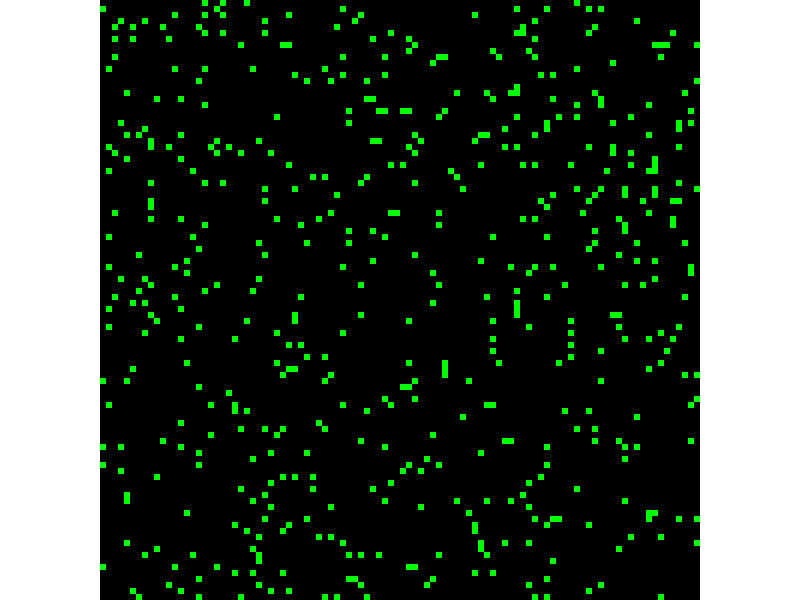
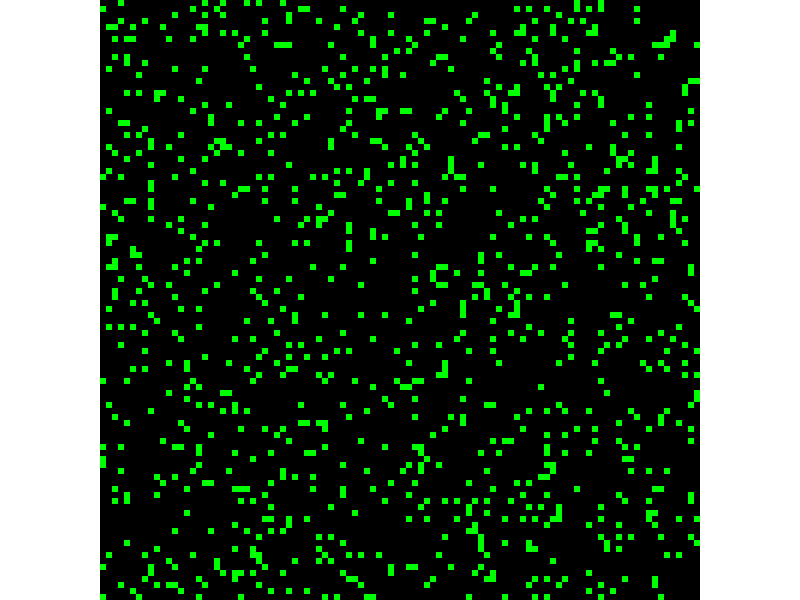
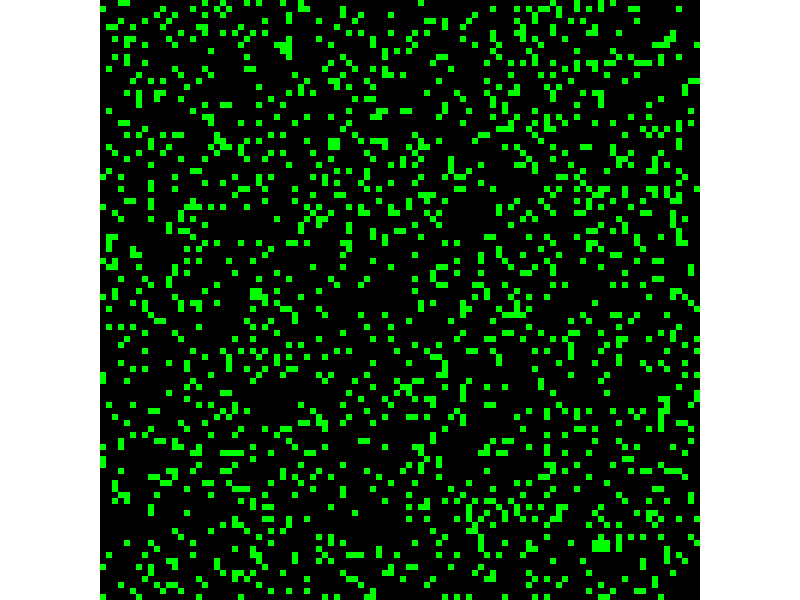
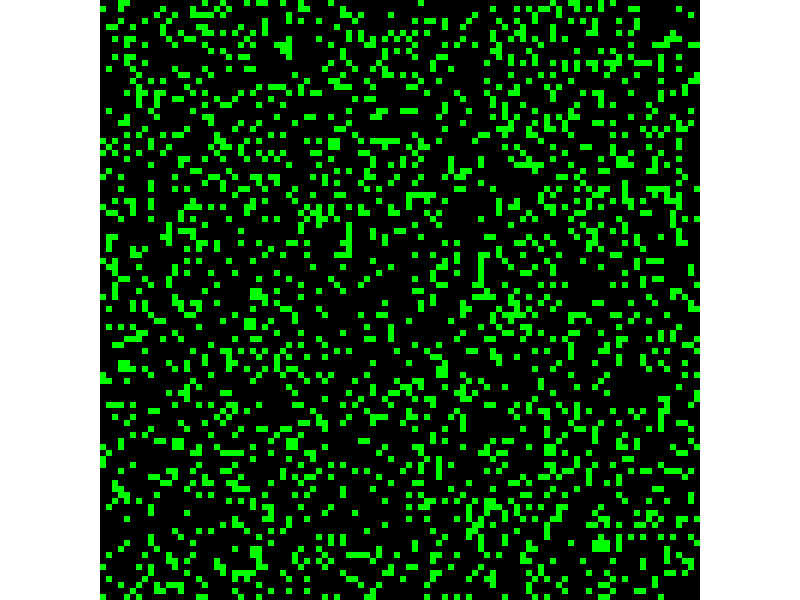
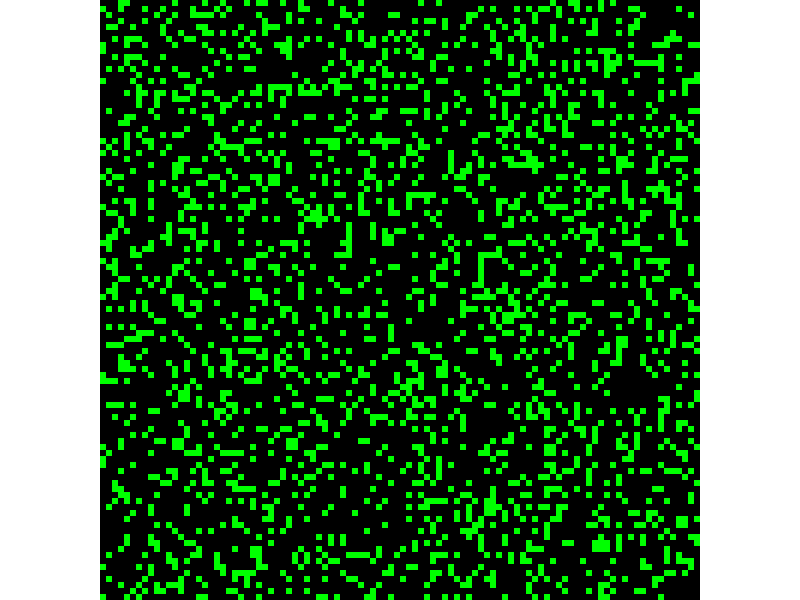
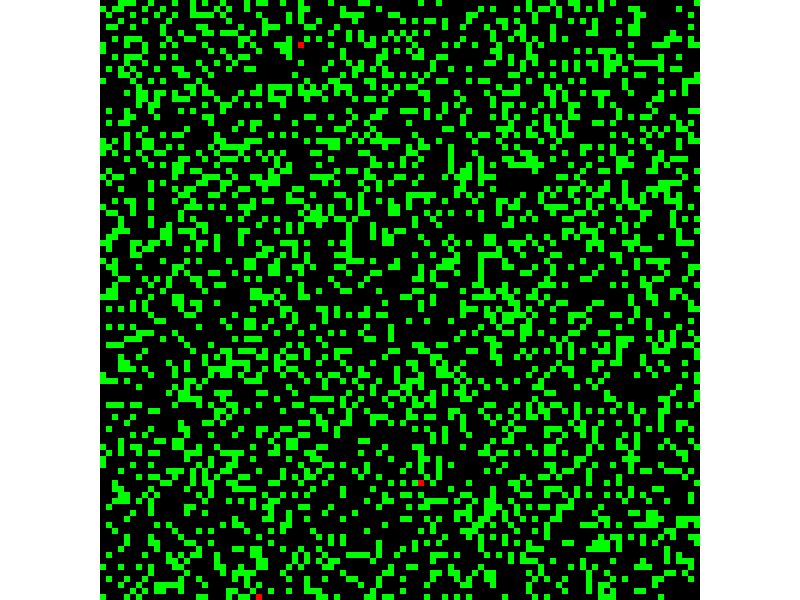
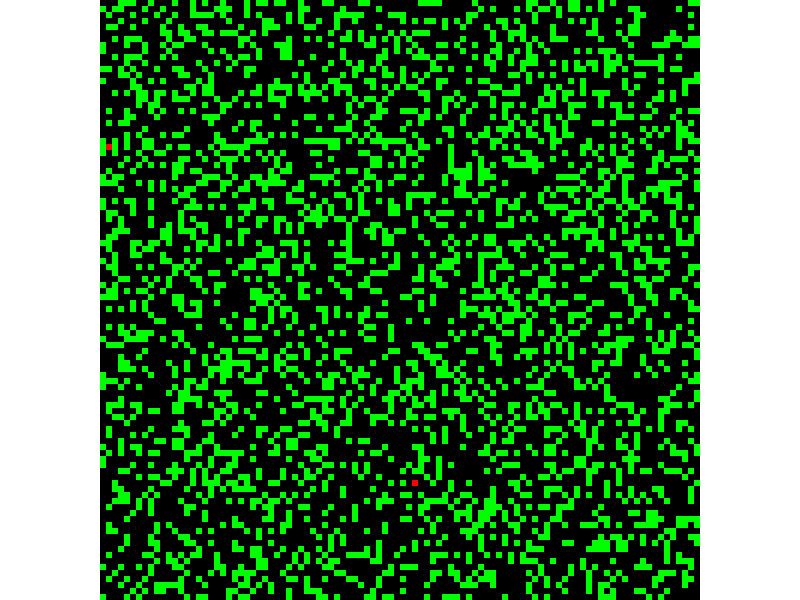
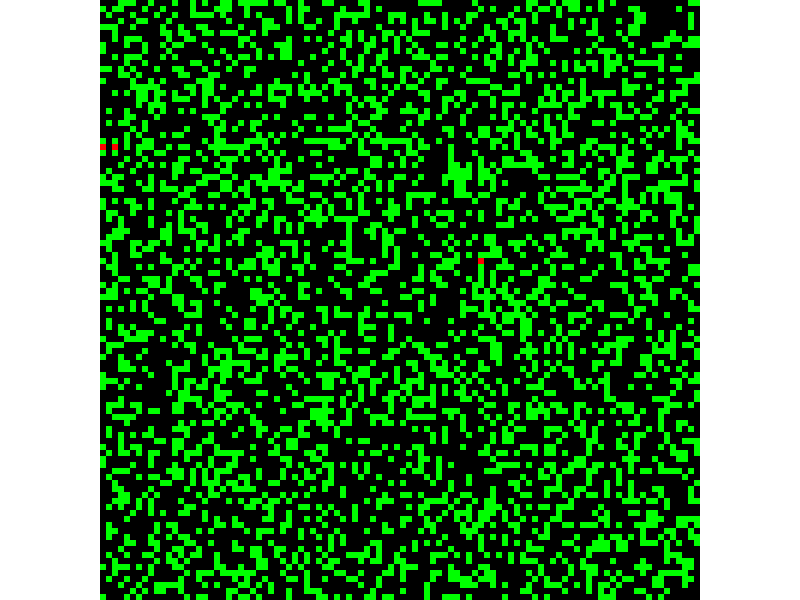

Recreate these plots in R, in order.
Firestarter <- function(f,p,L,N,doplot,saveoutp,showprogress,color,VonNeumann,alone) {
  # f.............. probability of a tree getting hit by a lightning
  # p.............. probability of a tree growing
  # L.............. size of a square forest
  # N.............. number of cycles
  # doplot......... plot each iteration T/F
  # saveoutp....... save images to working directory T/F
  # showprogress... show progress bar of each simulation run T/F
  # color.......... plot green/red vs. white/grey
  # VonNeumann..... type of neighbour definition used T/F VonNeumann vs. Moore
  # alone.......... display parameters called T/F
  #watch out for colors if one of the states missing ->image() function has its flaws
  
  #http://bib.irb.hr/datoteka/278897.Ljiljana_Bodrozic_ceepus2006_2.pdf 
  #podla tohto pouzivame Von Neumannovo okolie
  #mozno je zaujimavejsie Moorove okolie
  if(missing(color))
    color <- T
  if (color==T) color=c("green","red")
  else color=c("grey32","white")
  if(missing(VonNeumann))
    VonNeumann <- T
  # 0...... empty -> black
  # 1...... tree -> green
  # 2...... burning tree -> red
  if(missing(doplot))
    doplot <- F
  if(missing(saveoutp))
    saveoutp <- F
  if(missing(showprogress))
    showprogress <- F
  if(missing(alone))
    color <- T
  rotate <- function(x) t(apply(x, 2, rev))
  if (alone){
    cat("\n")
    cat("Running Burning Forest simulation for a forest of size",L,"x",L,"and",N,"cycles.","\n")
    cat("\n")
  }
  pocitac <- 0
  progress <- 0
  ptm <- proc.time()
 #budeme generovat v cykle? ak ano program bude pomalsi, ak nie tak mozu nastat velke pamatove naroky
  les <- matrix(rep(0,(L + 2)^2),nrow=L+2,ncol=L+2) #trik pre overovanie hodnot
  les2 <- les #tuto velky pozor aby sa vsetko vykonalo simultanne :)
  for (k in 1:N){
    if (showprogress && (!doplot || saveoutp)){
      if (k>=pocitac){
        pocitac <- pocitac+N/100*5
        if (progress==0 || progress==1) cat(progress*5,"  % \n")
        else cat(progress*5," % \n")
        progress <- progress+1#po 5% vypisujeme progress
      }
    }
    if (saveoutp){
     if (k < 10) {name = paste('000',k,'plot.png',sep='')}
     if (k < 100 && k >= 10) {name = paste('00',k,'plot.png', sep='')}
     if (k >= 100) {name = paste('0', k,'plot.png', sep='')}
     # png(name)
     png(name,width = 1000,height = 1000,bg="black")
    }
   for (i in 2:(L+1)){
     for (j in 2:(L+1)){
       if (les[i,j]==2){
         les2[i,j] <- 0
       }
       else {
         if (les[i,j]==0){
           u <- runif(1)
           if (u<=p){
             les2[i,j] <- 1
           }
         }
         else {
           if (VonNeumann){
             if (les[i-1,j]==2 || les[i+1,j]==2 || les[i,j-1]==2 || les[i,j+1]==2){
                 les2[i,j] <- 2
             }
             else{
              u <- runif(1)
              if(u<=f){
                 les2[i,j] <- 2
               }
             }
           }
           else{# Moore
             if (les[i-1,j]==2 || les[i+1,j]==2 || les[i,j-1]==2 || les[i,j+1]==2 || les[i-1,j-1] || les[i-1,j+1] || les[i+1,j-1] || les[i+1,j+1]){
               les2[i,j] <- 2
             }
             else{
               u <- runif(1)
               if(u<=f){
                 les2[i,j] <- 2
               }
             }
           }
         }
       }
      }
   }
    les <-les2
       if (doplot==T){Sys.sleep(0.05)
         par(mar=c(0,0,0,0)) #zahod margins
         image(les[-c(1,dim(les)[1]),-c(1,dim(les)[2])],breaks =c(-1,0,1,2) ,col=c("black", color),xaxt='n', ann=FALSE,yaxt='n',bty="n",asp=1)
         par(mar=c(5, 4, 4, 2) + 0.1) #default
         if (saveoutp) dev.off()
       }
  }
  
  if (doplot==F || saveoutp==T){
  par(mar=c(0,0,0,0)) #zahod margins
  image(les[-c(1,dim(les)[1]),-c(1,dim(les)[2])],breaks =c(-1,0,1,2), col=c("black", color),xaxt='n', ann=FALSE,yaxt='n',bty="n",asp=1)
  par(mar=c(5, 4, 4, 2) + 0.1) #default
  }
  if(alone){
    cat("100 % Simulation ended.","\n")
    cat("\n")
    cat("User time elapsed:",(proc.time()-ptm)[1],"s.\n")
  }
  return(invisible(rotate(rotate(rotate(les[-c(1,dim(les)[1]),-c(1,dim(les)[2])])))))
  
  if (saveoutp){
    cat("\n")
    cat("Graphical output saved in working directory.\n")
  }
}
######################################################################################################
#          (f,p,L,N,doplot,saveoutp,showprogress,color,VonNeumann,alone)
Firestarter(0.0005,0.05,100,300,T,F,F,T,T,T)
######################################################################################################
Number_of_Trees <- function(f,p,L,N,delta,color,output,burnin){
  options(scipen =8)
  if(missing(color))
    color <- T
  if(missing(burnin))
    burnin <- 10
  if(missing(output))
    output <- F
  trees <- NULL
  lengthIS <- delta+1
  l <- 0; q <- 0
  it <- 1
  kvantil <- qnorm(0.975)
  if (output) {
    cat("Running Burning Forest simulation for a forest of size",L,"x",L,"and",N,"cycles.","\n")
    cat("Probability of a tree getting hit by a lightning:",f,".\n")
    cat("Probability of a tree growing:",p,".\n")
  }
  cat("Confidence interval length required:",delta,".\n")
  cat("\n")
  
  while(lengthIS > delta || it <= burnin){
    pes <- Firestarter(f,p,L,N,F,F,F,color,T,F)
    trees <- c(trees, sum(pes[pes==1]))
     l <- l + trees[it] 
     q <- q + trees[it]^2
     priemer <- l / it
     poldlzka <- kvantil * sqrt((q / it - priemer^2) / it)
     ISd <- priemer - poldlzka
     ISu <- priemer + poldlzka
     #if(it>=burnin) 
       lengthIS <- ISu - ISd
     it <- it + 1
     if (output){
       if(it>2){
         if (it>burnin) b <- NULL
         else b <- "(burn-in phase)"
         cat("Iteration number:",it-1,"      Confidence interval length: ",lengthIS,b,"\n")
       }
     }
  }
  if (output) cat("---------------------------------------------------------------- \n")
  cat("Number of iterations needed:",it-1,".\n")
  cat("Final confidence interval for number of trees after",N,"cycles: (",ISd,";",ISu,").\n")
  cat("Number of trees estimated:",priemer,".\n")
  return(invisible(c(ISd,priemer,ISu)))
}
######################################################################################################
#                          (f,p,L,N,delta,color,output,burnin)
Number_of_Trees(0.0005,0.05,80,100,100,T,T,20)
######################################################################################################
